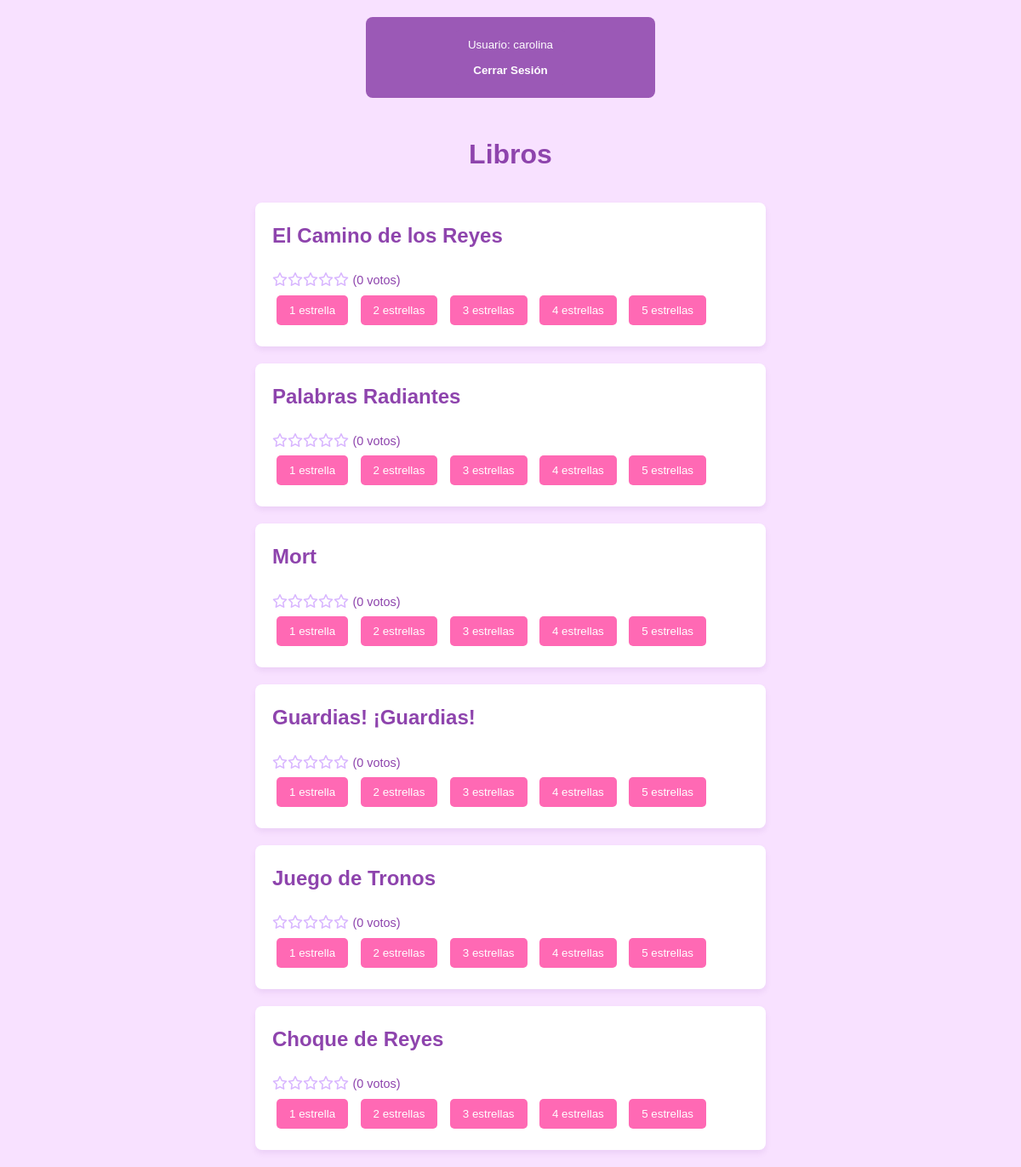
Screenshot of /listado.php (signed in) with the database file from the repository.
### tables this page shows
CREATE TABLE IF NOT EXISTS `libros` (
    `id_libro` INT(11) AUTO_INCREMENT PRIMARY KEY,
    `nombre` VARCHAR(255) NOT NULL,
    `descripcion` TEXT,
    `precio` DECIMAL(10,2) NOT NULL
);

### listado.php (the view, shortened to what this page needs)
<?php
require 'conexion.php';
$query = $pdo->prepare('SELECT * FROM libros');
$query->execute();
$libros = $query->fetchAll(PDO::FETCH_ASSOC);
function obtenerValoracion($IDLibro) {
    global $pdo;
    $query = $pdo->prepare('SELECT AVG(valoracion) AS media, COUNT(*) AS total_votos
                            FROM votos WHERE id_libro = :id_libro');
    $query->execute(['id_libro' => $IDLibro]);
    return $query->fetch();
}
function generarHtmlEstrellas($valoracionMedia) {
    $html = '';
    for ($i = 1; $i <= 5; $i++) {
        if ($i <= $valoracionMedia) {
            $html .= '<i class="fas fa-star"></i>';
        } elseif ($i - $valoracionMedia < 1) {
            $html .= '<i class="fas fa-star-half-alt"></i>';
        } else {
            $html .= '<i class="far fa-star"></i>';
        }
    }
    return $html;
}
?>
<!DOCTYPE html>
<html lang="es">
<head>
    <link rel="stylesheet" href="https://cdnjs.cloudflare.com/ajax/libs/font-awesome/6.0.0/css/all.min.css">
    <link rel="stylesheet" href="listado.css">
</head>
<body>
    <div class="user-info">
        <button>Usuario: <?php echo $_SESSION['usuario']?><br><br><a href="logout.php">Cerrar Sesión</a></button>
    </div>
    <h1>Libros</h1>
    <div id="libros">
        <?php foreach ($libros as $libro):
            $valoracion = obtenerValoracion($libro['id_libro']);
            $valoracionMedia = $valoracion['media'] ? round($valoracion['media'], 1) : 0;
            $totalVotos = $valoracion['total_votos'] ?: 0;
        ?>
            <div class="libro" id="libro-<?php echo $libro['id_libro']; ?>">
                <h2><?php echo htmlspecialchars($libro['nombre']); ?></h2>
                <div id="estrellas-<?php echo $libro['id_libro']; ?>">
                    <?php echo generarHtmlEstrellas($valoracionMedia); ?>
                    <span> (<?php echo $totalVotos; ?> votos)</span>
                </div>
                <div>
                    <?php for ($i = 1; $i <= 5; $i++): ?>
                        <button class="votar-btn" onclick="votarLibro(<?php echo $libro['id_libro']; ?>, <?php echo $i; ?>)">
                            <?php echo $i; ?> estrella<?php echo ($i > 1) ? 's' : ''; ?>
                        </button>
                    <?php endfor; ?>
                </div>
            </div>
        <?php endforeach; ?>
    </div>
</body>
</html>

### listado.css (style rules this page uses)
body { font-family: 'Arial', sans-serif; background-color: #f8e1ff; color: #4a0e4e; line-height: 1.6; padding: 20px; margin: 0; display: flex; flex-direction: column; align-items: center; }
.user-info { background-color: #9b59b6; color: white; padding: 10px 20px; border-radius: 8px; margin-bottom: 20px; text-align: center; width: 100%; max-width: 300px; }
.user-info a { color: #fff; text-decoration: none; font-weight: bold; }
h1 { text-align: center; color: #8e44ad; margin-bottom: 30px; }
#libros { display: flex; flex-direction: column; width: 100%; max-width: 600px; gap: 20px; }
.libro { background-color: #fff; border-radius: 8px; padding: 20px; box-shadow: 0 4px 6px rgba(142, 68, 173, 0.1); transition: transform 0.3s ease; }
h2 { color: #8e44ad; margin-top: 0; }
.fa-star, .fa-star-half-alt { color: #ff69b4; }
.far.fa-star { color: #d8b5ff; }
button { background-color: #9b59b6; color: white; border: none; padding: 10px 15px; margin: 5px; border-radius: 5px; cursor: pointer; transition: background-color 0.3s ease; }
.votar-btn { background-color: #ff69b4; }
span { color: #8e44ad; font-size: 0.9em; }

### rows the page displays
libros: nombre "El Camino de los Reyes", totalVotos "0"
libros: nombre "Palabras Radiantes", totalVotos "0"
libros: nombre "Mort", totalVotos "0"
libros: nombre "Guardias! ¡Guardias!", totalVotos "0"
libros: nombre "Juego de Tronos", totalVotos "0"
libros: nombre "Choque de Reyes", totalVotos "0"

### other values shown
$_SESSION['usuario'] "carolina"
